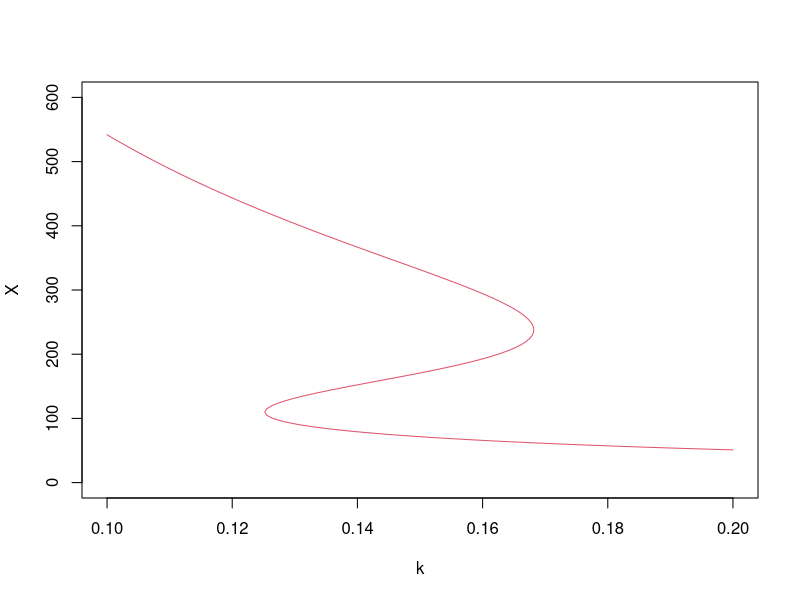
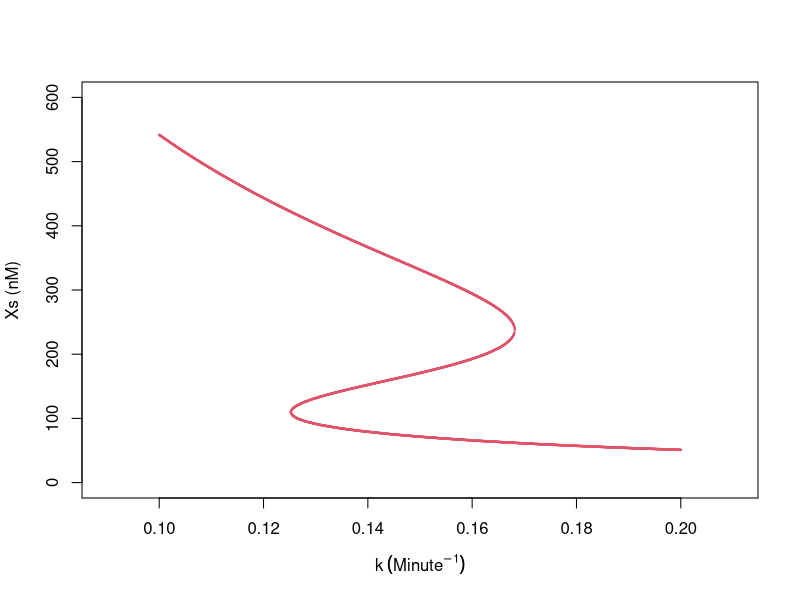
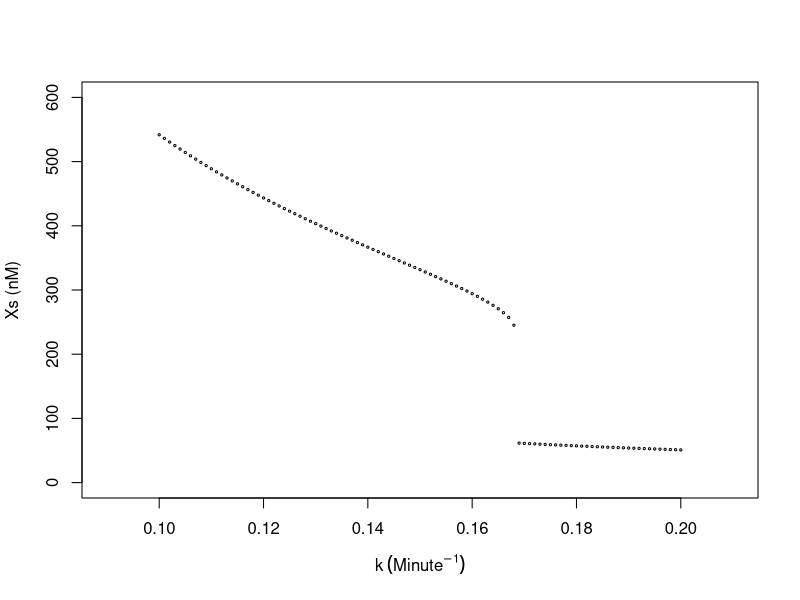
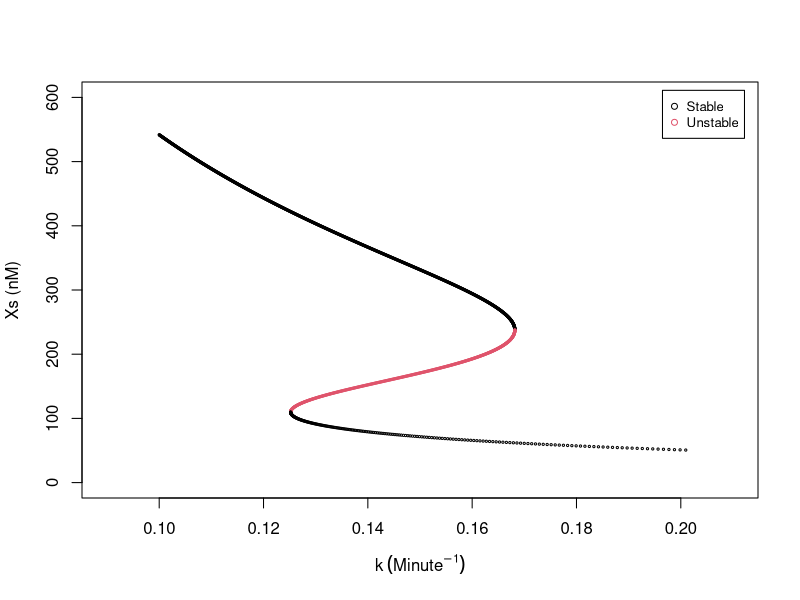

R code for these plots, in order:
## ---- chunk 1
derivs_k <- function(X, k) 10 + 45 * X^4 / (X^4 + 200^4) - k * X
## ---- chunk 2
# evaluate f on a grid of (k, X), then draw its zero-level contour
k_all <- seq(0.1, 0.2, by = 0.001)
X_all <- seq(0, 600, by = 5)
z <- outer(k_all, X_all, function(k, X) derivs_k(X, k))   # z[i, j] = f(X_all[j], k_all[i])

contour(k_all, X_all, z, levels = 0, col = 2, drawlabels = FALSE,
        xlab = "k", ylab = "X")
## ---- chunk 3
# bilinear contour in one grid square: sample x, solve f = 0 for y (Eqs 2-3)
# returns flattened x,y pairs where the z = 0 curve crosses the square, or NULL
contour_segment_bilinear <- function(x_all, y_all, z, ind_x, ind_y, npoints = 20) {
  f11 <- z[ind_x, ind_y];     f21 <- z[ind_x + 1, ind_y]
  f12 <- z[ind_x, ind_y + 1]; f22 <- z[ind_x + 1, ind_y + 1]
  if (length(unique(sign(c(f11, f21, f12, f22)))) == 1) return(NULL)  # all same sign: no crossing

  x1 <- x_all[ind_x]; x2 <- x_all[ind_x + 1]
  y1 <- y_all[ind_y]; y2 <- y_all[ind_y + 1]
  x_points <- seq(x1, x2, length.out = npoints)
  f_x_y1 <- ((x2 - x_points) * f11 + (x_points - x1) * f21) / (x2 - x1)   # Eq (2)
  f_x_y2 <- ((x2 - x_points) * f12 + (x_points - x1) * f22) / (x2 - x1)   # Eq (2)
  y_points <- (f_x_y1 * y2 - f_x_y2 * y1) / (f_x_y1 - f_x_y2)             # Eq (3)

  keep <- which((y_points - y1) * (y2 - y_points) > 0)   # keep y inside (y1, y2)
  if (length(keep) == 0) return(NULL)
  c(t(cbind(x_points[keep], y_points[keep])))
}
## ---- chunk 4
# build f on the grid, then extract the zero contour square by square
k_all <- seq(0.1, 0.2, by = 0.001)
X_all <- seq(0, 600, by = 5)
z <- outer(k_all, X_all, function(k, X) derivs_k(X, k))   # z[i, j] = f(X_all[j], k_all[i])

segments <- list()
for (i in seq_len(length(k_all) - 1)) {
  for (j in seq_len(length(X_all) - 1)) {
    seg <- contour_segment_bilinear(k_all, X_all, z, i, j)
    if (length(seg) > 0) segments[[length(segments) + 1]] <- seg
  }
}
null_contour <- matrix(unlist(segments), ncol = 2, byrow = TRUE)

plot(null_contour[, 1], null_contour[, 2], pch = 20, cex = 0.3, col = 2,
     xlab = expression(k ~ (Minute^{-1})), ylab = "Xs (nM)",
     xlim = c(0.09, 0.21), ylim = c(0, 600))
## ---- chunk 5
# Newton's method: solve f(X) = 0 from a guess; stop if X leaves X_range (Eq. 6)
dfdX <- function(X, k) 180 / X * (X/200)^4 / (1 + (X/200)^4)^2 - k   # df/dX

find_root_Newton <- function(X, func, dfunc, X_range, error = 1e-3, ...) {
  f <- func(X, ...)
  while (abs(f) > error) {
    X <- X - f / dfunc(X, ...)
    if ((X - X_range[1]) * (X - X_range[2]) > 0) break   # left the range: not converging
    f <- func(X, ...)
  }
  X
}

# from different guesses at k = 0.15, Newton finds different roots
for (g in list(c(500, 0.1), c(500, 0.15), c(100, 0.15), c(150, 0.15))) {
  root <- find_root_Newton(g[1], derivs_k, dfdX, c(0, 800), k = g[2])
  cat(sprintf("guess %3d, k = %.2f: root = %.1f\n", g[1], g[2], root))
}
## ---- chunk 6
# march along the curve: tangent predictor (Eq. 5) + Newton corrector, stepping in k
dfdk <- function(X, k) -X   # df/dk

k_range <- c(0.1, 0.2); dk <- 0.001
results <- matrix(NA, nrow = (k_range[2] - k_range[1]) / dk + 1, ncol = 3)  # k, X, stability

k <- 0.1
X_new <- find_root_Newton(500, derivs_k, dfdX, c(0, 800), k = k)   # start on the high branch
cycle <- 1
results[cycle, ] <- c(k, X_new, if (dfdX(X_new, k) < 0) 1 else 2)

while (k < k_range[2]) {
  slope <- -dfdk(X_new, k) / dfdX(X_new, k)   # dX/dk from Equation (4); blows up at a fold
  k <- k + dk
  X_init <- X_new + dk * slope                # predictor, Equation (5)
  X_new <- find_root_Newton(X_init, derivs_k, dfdX, c(0, 800), k = k)   # Newton correction
  cycle <- cycle + 1
  results[cycle, ] <- c(k, X_new, if (!is.na(X_new) && dfdX(X_new, k) < 0) 1 else 2)
}
results <- results[1:cycle, ]

plot(results[, 1], results[, 2], pch = 1, cex = 0.3, col = results[, 3],
     xlab = expression(k ~ (Minute^{-1})), ylab = "Xs (nM)",
     xlim = c(0.09, 0.21), ylim = c(0, 600))
## ---- chunk 7
# trace the whole curve in arc length s: each step splits into (dk, dX) by Eq (7)
k_range <- c(0.1, 0.2); ds <- 0.3; nmax <- 10000
results <- matrix(NA, nrow = nmax, ncol = 3)   # columns: k, X, stability

k <- 0.1
X_new <- find_root_Newton(500, derivs_k, dfdX, c(0, 800), k = k)   # start on the high branch
step_k_prev <- 1; step_X_prev <- 0             # initial travel direction: increasing k
cycle <- 1
results[cycle, ] <- c(k, X_new, if (dfdX(X_new, k) < 0) 1 else 2)

while ((k - k_range[1]) * (k - k_range[2]) <= 0 && cycle < nmax) {
  h <- -dfdk(X_new, k) / dfdX(X_new, k)         # dX/dk, Equation (4)
  step_k <- ds / sqrt(1 + h^2)                  # Equation (7); bounded even as h -> Inf
  step_X <- step_k * h
  if (step_k_prev * step_k + step_X_prev * step_X < 0) {   # keep the same travel direction
    step_k <- -step_k; step_X <- -step_X
  }
  step_k_prev <- step_k; step_X_prev <- step_X
  k <- k + step_k
  X_new <- find_root_Newton(X_new + step_X, derivs_k, dfdX, c(0, 800), k = k)   # predict + correct
  cycle <- cycle + 1
  results[cycle, ] <- c(k, X_new, if (!is.na(X_new) && dfdX(X_new, k) < 0) 1 else 2)
}
results <- na.omit(results)

plot(results[, 1], results[, 2], pch = 1, cex = 0.3, col = results[, 3],
     xlab = expression(k ~ (Minute^{-1})), ylab = "Xs (nM)",
     xlim = c(0.09, 0.21), ylim = c(0, 600))
legend("topright", inset = 0.02, legend = c("Stable", "Unstable"),
       col = 1:2, pch = 1, cex = 0.8)
